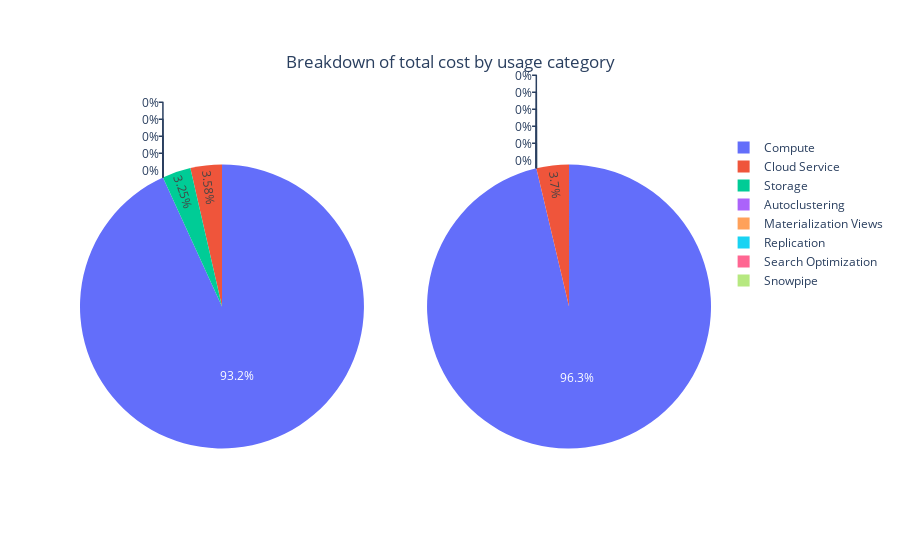

Notebook source saved alongside this figure:
### Code cell
fig = make_subplots(
    rows=1, cols=2,
    specs=[[{"type": "table"},{"type": "pie"}]]
)
# fig = go.Figure()

fig.add_trace(go.Pie(labels=df['cost_category'].tolist(), values=df['dollars'].tolist(),name="Dollars"),row=1,col=1)
fig.add_trace(go.Pie(labels=df['cost_category'].tolist(), values=df['credits'].tolist(),name='Credits'),row=1,col=2)

# fig.add_trace(go.Table(header=dict(values=['cost_category','credits', 'dollars'],font_size=10),
#                   cells=dict(values=[df['cost_category'],df['credits'],df['dollars']],font_size=10)),row=1, col=1)
#fig.update_layout(font_size=12)
fig.update_layout(
    title={
        'text': "Breakdown of total cost by usage category",
        'y':0.9,
        'x':0.5,
        'xanchor': 'center',
        'yanchor': 'top'})
fig.show()

### Figure 1 — Plotly figure (JSON) as saved in the notebook; plotly's stock layout.template omitted (floating-point values rounded to 4 significant figures)
{"data": [{"domain": {"x": [0, 0.45], "y": [0, 1]}, "labels": ["Storage", "Compute", "Cloud Service", "Autoclustering", "Materialization Views", "Replication", "Search Optimization", "Snowpipe"], "name": "Dollars", "type": "pie", "values": [84.29, 2418.0, 92.89, 0, 0, 0, 0, 0]}, {"domain": {"x": [0.55, 1], "y": [0, 1]}, "labels": ["Storage", "Compute", "Cloud Service", "Autoclustering", "Materialization Views", "Replication", "Search Optimization", "Snowpipe"], "name": "Credits", "type": "pie", "values": [0, 1209.0, 46.45, 0, 0, 0, 0, 0]}], "layout": {"title": {"text": "Breakdown of total cost by usage category", "x": 0.5, "xanchor": "center", "y": 0.9, "yanchor": "top"}}}
